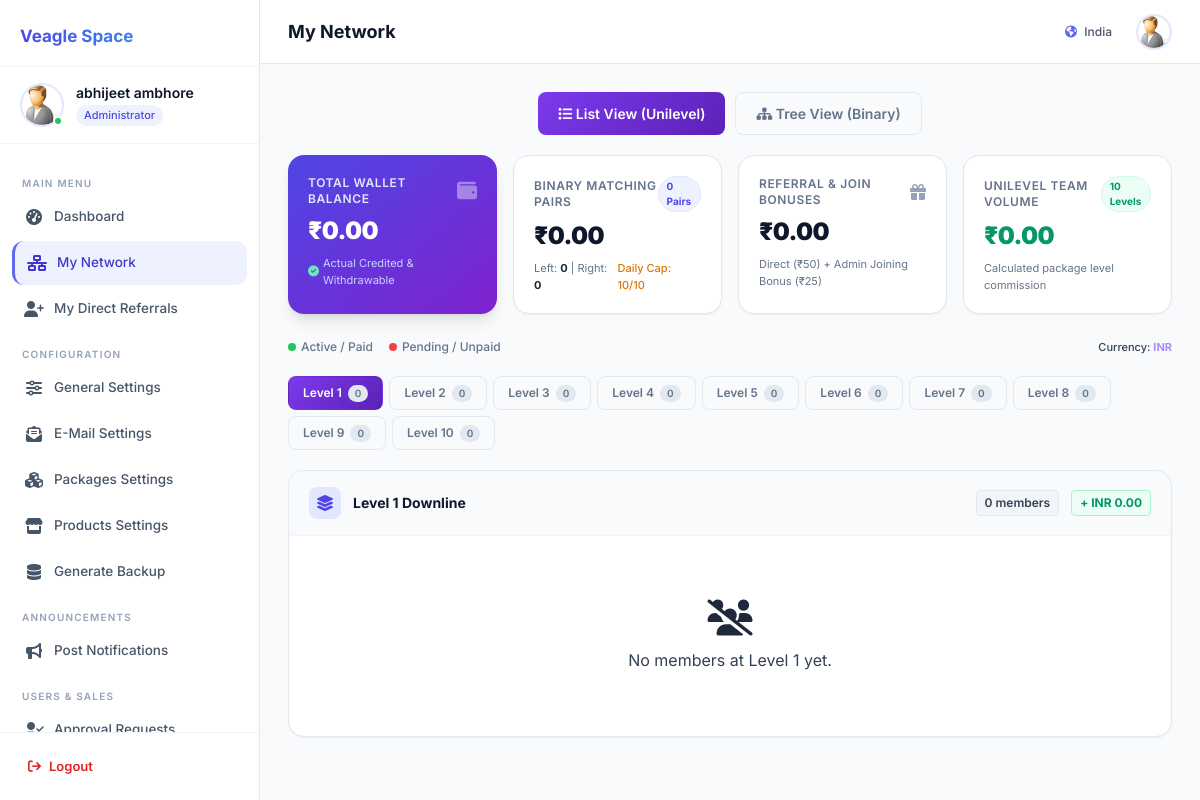
The app's page /User/admin/downline.php (signed in) with its own data.
### tables this page shows
CREATE TABLE IF NOT EXISTS `affiliateuser` (
  `Id` int NOT NULL AUTO_INCREMENT,
  `username` varchar(15) NOT NULL,
  `password` text NOT NULL,
  `fname` text NOT NULL,
  `address` text NOT NULL,
  `email` text NOT NULL,
  `referedby` varchar(15) NOT NULL DEFAULT 'none',
  `parent_id` int DEFAULT NULL,
  `position` enum('L','R') DEFAULT NULL,
  `default_leg` enum('L','R','AUTO') NOT NULL DEFAULT 'AUTO',
  `left_count` int NOT NULL DEFAULT '0',
  `right_count` int NOT NULL DEFAULT '0',
  `paid_pairs` int NOT NULL DEFAULT '0',
  `ipaddress` int unsigned NOT NULL,
  `mobile` bigint NOT NULL,
  `active` int NOT NULL,
  `doj` date NOT NULL,
  `country` text NOT NULL,
  `tamount` double NOT NULL DEFAULT '0',
  `payment` varchar(10) NOT NULL,
  `signupcode` text NOT NULL,
  `level` int NOT NULL DEFAULT '2',
  `pcktaken` int NOT NULL DEFAULT '0',
  `launch` int NOT NULL DEFAULT '0',
  `launch_time` datetime DEFAULT NULL,
  `is_binary_qualified` int NOT NULL DEFAULT '0',
  `expiry` date NOT NULL DEFAULT '2199-12-31',
  `bankname` varchar(250) NOT NULL DEFAULT 'Not Available',
  `accountname` varchar(250) NOT NULL DEFAULT 'Not Available',
  `accountno` double NOT NULL DEFAULT '0',
  `accounttype` int NOT NULL DEFAULT '0',
  `ifsccode` varchar(100) NOT NULL DEFAULT 'Not Available',
  `getpayment` int NOT NULL DEFAULT '1',
  `renew` int NOT NULL DEFAULT '0',
  PRIMARY KEY (`username`),
  UNIQUE KEY `Id` (`Id`)
);

CREATE TABLE IF NOT EXISTS `packages` (
  `id` int NOT NULL AUTO_INCREMENT,
  `name` text NOT NULL,
  `price` double NOT NULL DEFAULT '0',
  `currency` text NOT NULL,
  `details` text NOT NULL,
  `tax` double NOT NULL DEFAULT '0',
  `mpay` double NOT NULL DEFAULT '0',
  `sbonus` double DEFAULT '0',
  `cdate` date NOT NULL,
  `active` int NOT NULL DEFAULT '1',
  `level1` double NOT NULL DEFAULT '0',
  `level2` double NOT NULL DEFAULT '0',
  `level3` double NOT NULL DEFAULT '0',
  `level4` double NOT NULL DEFAULT '0',
  `level5` double NOT NULL DEFAULT '0',
  `level6` double NOT NULL DEFAULT '0',
  `level7` double NOT NULL DEFAULT '0',
  `level8` double NOT NULL DEFAULT '0',
  `level9` double NOT NULL DEFAULT '0',
  `level10` double NOT NULL DEFAULT '0',
  `level11` double NOT NULL DEFAULT '0',
  `level12` double NOT NULL DEFAULT '0',
  `level13` double NOT NULL DEFAULT '0',
  `level14` double NOT NULL DEFAULT '0',
  `level15` double NOT NULL DEFAULT '0',
  `level16` double NOT NULL DEFAULT '0',
  `level17` double NOT NULL DEFAULT '0',
  `level18` double NOT NULL DEFAULT '0',
  `level19` double NOT NULL DEFAULT '0',
  `level20` double NOT NULL DEFAULT '0',
  `gateway` int NOT NULL DEFAULT '3',
  `validity` int NOT NULL DEFAULT '0',
  `binary_percent` decimal(5,2) NOT NULL DEFAULT '30.00',
  `sponsor_percent` decimal(5,2) NOT NULL DEFAULT '10.00',
  `capping_status` tinyint(1) NOT NULL DEFAULT '1',
  `capping_limit` int NOT NULL DEFAULT '10',
  PRIMARY KEY (`id`)
);

### User/admin/downline.php (the view, shortened to what the rows shown need)
<?php
include_once("z_db.php");
$urow = mysqli_fetch_array(mysqli_query($con, "SELECT pcktaken FROM affiliateuser WHERE username='" . $_SESSION['adminidusername'] . "'"));
$pcktaken = $urow['pcktaken'] ?? 0;
$pckcur = '';
if ($pcktaken) {
    $re = mysqli_query($con, "SELECT * FROM packages WHERE id=$pcktaken");
    $r  = mysqli_fetch_array($re);
    if ($r) {
        $pckcur = $r['currency'];
    }
}
include 'layout_header.php';
$all_packages = [];
$pkg_rows = mlmp_pdo_fetch_all($pdo, "SELECT * FROM packages");
foreach ($pkg_rows as $pr) {
    $all_packages[(int)$pr['id']] = $pr;
}
function get_level_members_pdo($pdo, $user, $depth, $level_num, array $all_packages) {
    $results = []; $earnings = 0;
    $stack = [['user'=>$user,'depth'=>0,'ref'=>'']];
    while (!empty($stack)) {
        $item = array_shift($stack);
        if ($item['depth'] == $depth - 1) {
            $stmt = $pdo->prepare("SELECT fname,email,doj,active,username,pcktaken FROM affiliateuser WHERE referedby=?");
            $stmt->execute([$item['user']]);
        } else {
            $stmt = $pdo->prepare("SELECT username, fname FROM affiliateuser WHERE referedby=?");
            $stmt->execute([$item['user']]);
        }
    }
    return ['members'=>$results,'earn'=>$earnings];
}
$levels = [];
for ($i = 1; $i <= 10; $i++) {
    $levels[$i] = get_level_members_pdo($pdo, $_SESSION['adminidusername'], $i, $i, $all_packages);
}
?>
<div id="main-list-view">
    <?php
    $admin_stat = mlmp_pdo_fetch($pdo, "SELECT Id, tamount, left_count, right_count, paid_pairs FROM affiliateuser WHERE username = ?", [$_SESSION['adminidusername']]);
    $admin_wallet = (float)($admin_stat['tamount'] ?? 0);
    $admin_left = (int)($admin_stat['left_count'] ?? 0);
    $admin_right = (int)($admin_stat['right_count'] ?? 0);
    $admin_paid_pairs = (int)($admin_stat['paid_pairs'] ?? 0);
    ?>
    <div class="grid grid-cols-1 sm:grid-cols-2 lg:grid-cols-4 gap-4 mb-6">
        <div class="bg-gradient-to-br from-indigo-600 to-purple-700 text-white rounded-2xl p-5 shadow-lg relative overflow-hidden">
            <div class="flex items-center justify-between mb-2">
                <span class="text-xs font-semibold uppercase tracking-wider text-indigo-100">Total Wallet Balance</span>
                <i class="fa-solid fa-wallet text-xl opacity-40"></i>
            </div>
            <div class="text-2xl font-black tracking-tight">₹<?php echo number_format($admin_wallet, 2); ?></div>
            <div class="mt-2 text-[11px] text-indigo-200 flex items-center gap-1">
                <i class="fa-solid fa-circle-check text-emerald-300"></i> Actual Credited & Withdrawable
            </div>
        </div>
        <div class="bg-white border border-slate-200 rounded-2xl p-5 shadow-sm">
            <div class="flex items-center justify-between mb-2">
                <span class="text-xs font-semibold uppercase tracking-wider text-slate-500">Binary Matching Pairs</span>
                <span class="text-[10px] font-bold bg-indigo-50 text-indigo-600 px-2 py-0.5 rounded-full border border-indigo-100"><?php echo $admin_paid_pairs; ?> Pairs</span>
            </div>
            <div class="mt-2 text-[11px] text-slate-500 flex items-center justify-between">
                <span>Left: <b class="text-slate-800"><?php echo $admin_left; ?></b> | Right: <b class="text-slate-800"><?php echo $admin_right; ?></b></span>
            </div>
        </div>
    </div>
    <div style="display:flex;gap:16px;align-items:center;margin-bottom:20px;font-size:12px;font-weight:500;color:#64748b;">
      <span style="margin-left:auto;font-size:11px;color:#334155;">Currency: <strong style="color:#a78bfa;"><?php echo htmlspecialchars($pckcur, ENT_QUOTES, 'UTF-8'); ?></strong></span>
    </div>
    <?php for ($i = 1; $i <= 10; $i++):
      $ldata = $levels[$i];
      $members = $ldata['members'];
      $earn    = $ldata['earn'];
    ?>
    <div id="level<?php echo $i; ?>" style="display:<?php echo $i === 1 ? 'block' : 'none'; ?>;">
      <div class="bg-white border border-slate-200 rounded-2xl shadow-sm flex flex-col mb-6">
        <div class="px-5 py-4 border-b border-slate-100 flex items-center justify-between flex-wrap gap-4 bg-slate-50 rounded-t-2xl">
          <div class="flex items-center gap-3">
            <div class="w-8 h-8 rounded-lg bg-indigo-100 text-indigo-600 flex items-center justify-center"><i class="fa-solid fa-layer-group"></i></div>
            <h3 class="text-sm font-bold text-slate-900 m-0">Level <?php echo $i; ?> Downline</h3>
          </div>
          <div class="flex items-center gap-3">
            <span class="text-xs font-semibold text-slate-700 bg-slate-100 border border-slate-200 px-2 py-1 rounded"><?php echo count($members); ?> members</span>
            <span class="text-xs font-bold text-emerald-600 bg-emerald-50 border border-emerald-200 px-2 py-1 rounded shadow-none">+ <?php echo htmlspecialchars($pckcur, ENT_QUOTES, 'UTF-8'); ?> <?php echo number_format($earn, 2); ?></span>
          </div>
        </div>
        <div class="p-6">
          <?php if (empty($members)): ?>
            <div style="text-align:center;padding:40px 20px;color:#334155;">
              <i class="fa-solid fa-users-slash" style="font-size:36px;display:block;margin-bottom:12px;color:#1e293b;"></i>
              No members at Level <?php echo $i; ?> yet.
            </div>
          <?php else:
            foreach ($members as $m):
              render_member($m['fname'], $m['username'], $m['email'], $m['doj'], $m['active'], $m['ref']);
            endforeach;
          endif; ?>
        </div>
      </div>
    </div>
    <?php endfor; ?>
</div>
<?php include 'layout_footer.php'; ?>

### User/admin/layout_header.php (shortened to what the rows shown need)
<?php
$_layout_admin = mlmp_pdo_fetch($pdo, "SELECT fname, country FROM affiliateuser WHERE username = ?", [$_SESSION['adminidusername']]);
$_layout_fname    = $_layout_admin['fname'] ?? 'Administrator';
$_layout_country  = $_layout_admin['country'] ?? '';
?>
<!DOCTYPE html>
<html lang="en">
<head>
<link rel="stylesheet" href="https://cdnjs.cloudflare.com/ajax/libs/font-awesome/6.5.0/css/all.min.css"/>
<script src="https://cdn.tailwindcss.com"></script>
</head>
<body class="font-['Inter'] bg-slate-50 text-slate-800 min-h-screen overflow-x-hidden selection:bg-indigo-500/30">
<div class="flex min-h-screen">
  <aside id="dashSidebar" class="w-[260px] bg-white border-r border-slate-200 flex flex-col fixed inset-y-0 left-0 z-50 transform -translate-x-full lg:translate-x-0 transition-transform duration-300 ease-in-out shadow-2xl lg:shadow-none">
    <div class="px-5 py-4 flex items-center gap-3 border-b border-slate-100">
      <div class="flex flex-col">
        <div class="text-sm font-semibold text-slate-900 leading-tight"><?php echo mlmp_escape($_layout_fname); ?></div>
        <div class="text-[11px] text-indigo-600 font-medium bg-indigo-50 px-2 py-0.5 rounded-full inline-block mt-1 w-max">
          Administrator
        </div>
      </div>
    </div>
  </aside>
  <div class="flex-1 flex flex-col lg:ml-[260px] min-h-screen bg-slate-50 transition-all duration-300 w-full lg:w-[calc(100%-260px)] min-w-0 relative">
    <header class="h-16 bg-white/90 backdrop-blur-md border-b border-slate-200 flex items-center justify-between px-4 sm:px-7 sticky top-0 z-30">
      <div class="flex items-center gap-4">
        <span class="hidden sm:inline-block text-[12px] text-slate-600 font-medium mr-2">
          <i class="fa-solid fa-earth-americas text-indigo-500 mr-1"></i> <?php echo mlmp_escape($_layout_country); ?>
        </span>
        <a href="profile.php">
          <img class="w-9 h-9 rounded-full border-2 border-indigo-100 object-cover cursor-pointer hover:opacity-90 transition-opacity" src="images/a0.jpg" alt="Avatar"
               onerror="this.src='https://ui-avatars.com/api/?name=<?php echo urlencode($_layout_fname); ?>&background=6366f1&color=fff'">
        </a>
      </div>
    </header>
    <main class="flex-1 p-4 sm:p-7 min-w-0">

### records on screen
affiliateuser: fname "abhijeet ambhore", country "India", tamount "0.00", paid_pairs "0", left_count "0", right_count "0"
packages: currency "INR"

### other values on screen
mlmp_escape($page_title) "My Network"
$admin_pair_net "0.00"
$admin_bonus_net "0.00"
$total_network_earnings "0.00"
$cnt "0"
count($members) "0"
$earn "0.00"
